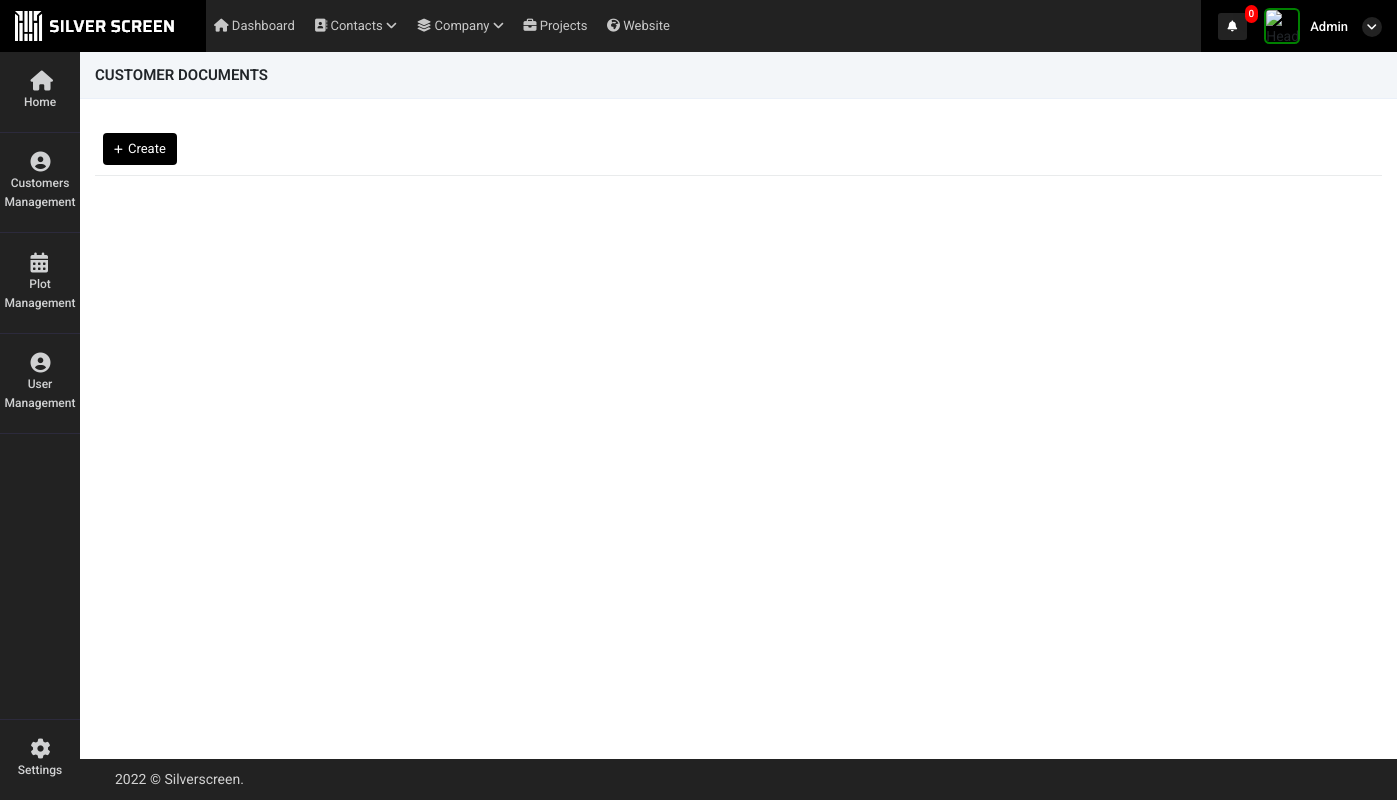
The app's page /view_customer_document?id=23 (signed in), older data.
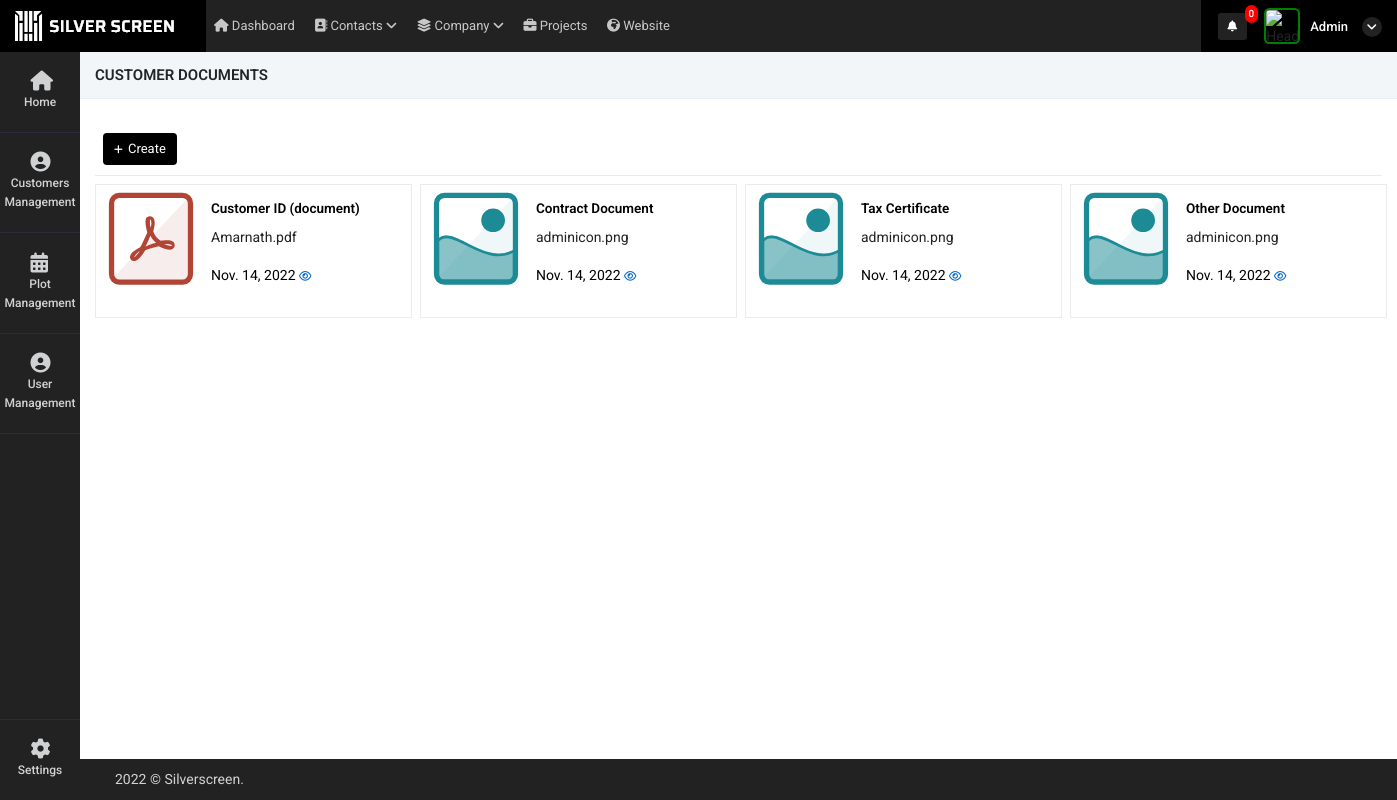
The same page, newer data.
### super_admin/models.py (models this page shows)
class common(models.Model):  # COMM0N
    dt = models.DateField(auto_now=True)
    tm = models.TimeField(auto_now=True)
    updated = models.DateTimeField(default=timezone.now)
    status = models.CharField(max_length=255, null=True)
    class Meta:
        abstract = True

class Customer_details(common):
    name =  models.CharField(max_length=255,null=True)
    phone = models.CharField(max_length=255,null=True)
    customer_id = models.CharField(max_length=255,null=True)
    bank =  models.CharField(max_length=255,null=True)
    created_by = models.ForeignKey(User,on_delete=models.CASCADE,related_name="Customer_details_created_by", null=True)
    customer_type = models.CharField(max_length=255,choices=customer_comapny_type,null=True)
    company_name =  models.CharField(max_length=255,null=True)
    street1 =  models.CharField(max_length=255,null=True)
    street2 =  models.CharField(max_length=255,null=True)
    city =  models.CharField(max_length=255,null=True)
    satte =  models.CharField(max_length=255,null=True)
    zip =  models.CharField(max_length=255,null=True)
    email =  models.CharField(max_length=255,null=True)
    customer_doc_id = models.FileField(upload_to="customer_document",null=True)
    contract_certi = models.FileField(upload_to="customer_document",null=True)
    tax_certificate  = models.FileField(upload_to="customer_document",null=True)
    other_document = models.FileField(upload_to="customer_document",null=True)
    bank_relation_id = models.ForeignKey(Bank_details,on_delete=models.CASCADE,related_name="Customer_details_Bank_details_id", null=True)
    profile_pic = models.FileField(upload_to="customer_document",null=True)
    customer_doc_id_update_dt = models.DateField(null=True)
    contract_certi_update_dt = models.DateField(null=True)
    tax_certificate_update_dt = models.DateField(null=True)
    other_document_update_dt = models.DateField(null=True)
    customer_doc_id_extesion = models.CharField(max_length=255,null=True)
    contract_certi_extesion = models.CharField(max_length=255,null=True)
    tax_certificate_extesion = models.CharField(max_length=255,null=True)
    other_document_extesion = models.CharField(max_length=255,null=True)
    customer_doc_id_name = models.CharField(max_length=255,null=True)
    contract_certi_name = models.CharField(max_length=255,null=True)
    tax_certificate_name = models.CharField(max_length=255,null=True)
    other_document_name = models.CharField(max_length=255,null=True)

### super_admin/views.py (the view)
# urls.py: path('view_customer_document',views.view_customer_document,name='view_customer_document'),
def view_customer_document(request):
    id = request.GET.get("id")
    data =  Customer_details.objects.get(id=id)
    context = {
        'id':id,
        'data':data
    }
    return render(request,'super_admin/view_customer_document.html',context)

### super_admin/templatetags/notification.py (called while the page is built, shortened)
@register.filter(name='get_notifications')
def get_notifications(value,args):
    user_dat = User.objects.get(id=value.id)
    st = user_dat.is_superuser
    data_count = ''
    if st == True:
        data_count = user_request_plot.objects.filter(read_status=0).count()
    return data_count

@register.filter(name='get_loginUsernameImage')
def get_loginUsernameImage(value,args):
    user_dat = User.objects.get(id=value.id)
    st = user_dat.is_superuser
    image_url = ''
    if st == True:
        image_url = 'http://10.10.10.119:8000/static/adminicon.jpg'
    else:
        user_data = user_Details.objects.get(auth_user=value.id)
        if user_data.atatchment == '':
            image_url = 'http://10.10.10.119:8000/static/adminicon.jpg'
        else:
            image_url ='../media/'+str(user_data.atatchment)
    return image_url

@register.filter(name='get_user_type')
def get_user_type(value,args):
    user_dat = User.objects.get(id=value.id)
    st = user_dat.is_superuser
    if st == True:
        return False

### super_admin/templates/super_admin/view_customer_document.html (shortened to what the changed rows need)
{% extends "super_admin/base.html" %}
{% load static %}
{% block content %}
<div class="container-fluid mt-4">
    <div class="tab-content">
        <div class="tab-content contnt" id="demo_result_employee">
        <div class="tab-pane active" id="home1" role="tabpanel">
            <div class="tab-content">
                <div  >
                    <div class='app'>
                        <main class='project'>
                            <div class='project-tasks1 mb-1 append_card_view'>
                            {% if data.customer_doc_id == None %}
                            {% elif data.customer_doc_id == '' %}
                            {% else %}
                                <div class='project-column'>
                                    <a href="" style="text-decoration: none;color: black">
                                    <div class="customer-bx">
                                        {% if data.customer_doc_id_extesion == '.pdf' %}
                                        <div class="cust-img"
                                        style="background-image: url('{% static 'images/pdf.svg' %}');"></div>
                                        {% elif data.customer_doc_id_extesion == '.png' %}
                                        <div class="cust-img"
                                        style="background-image: url('{% static 'images/image.svg' %}');"></div>
                                        {% elif data.customer_doc_id_extesion == '.jpg' %}
                                        <div class="cust-img"
                                        style="background-image: url('{% static 'images/image.svg' %}');"></div>
                                        {% else %}
                                        <div class="cust-img"
                                        style="background-image: url('{% static 'images/image.svg' %}');"></div>
                                        {% endif %}
                                        <div class="customer-content">
                                            <h5>Customer ID (document)</h5>
                                            <p>
                                                {{data.customer_doc_id_name}}
                                            </p>
                                            <p>{{data.customer_doc_id_update_dt}} <a target="_blank" href="../media/{{data.customer_doc_id}}"><i class="fa fa-eye" aria-hidden="true"></i></a></p>
                                        </div>
                                    </div>
                                </a>
                                </div>
                                {% endif %}
                                {% if data.contract_certi == None %}
                                {% elif data.contract_certi == '' %}
                                {% else %}
                                    <div class='project-column'>
                                        <a href="" style="text-decoration: none;color: black">
                                        <div class="customer-bx">
                                            {% if data.contract_certi_extesion == '.pdf' %}
                                            <div class="cust-img"
                                            style="background-image: url('{% static 'images/pdf.svg' %}');"></div>
                                            {% elif data.contract_certi_extesion == '.png' %}
                                            <div class="cust-img"
                                            style="background-image: url('{% static 'images/image.svg' %}');"></div>
                                            {% elif data.contract_certi_extesion == '.jpg' %}
                                            <div class="cust-img"
                                            style="background-image: url('{% static 'images/image.svg' %}');"></div>
                                            {% else %}
                                            <div class="cust-img"
                                            style="background-image: url('{% static 'images/image.svg' %}');"></div>
                                            {% endif %}
                                            <div class="customer-content">
                                                <h5>Contract Document</h5>
                                                <p>
                                                    {{data.contract_certi_name}}
                                                </p>
                                                <p>{{data.contract_certi_update_dt}} <a target="_blank" href="../media/{{data.contract_certi}}"><i class="fa fa-eye" aria-hidden="true"></i></a></p>
                                            </div>
                                        </div>
                                    </a>
                                    </div>
                                    {% endif %}
                                    {% if data.tax_certificate == None %}
                                    {% elif data.tax_certificate == '' %}
                                    {% else %}
                                        <div class='project-column'>
                                            <a href="" style="text-decoration: none;color: black">
                                            <div class="customer-bx">
                                                {% if data.tax_certificate_extesion == '.pdf' %}
                                                <div class="cust-img"
                                                style="background-image: url('{% static 'images/pdf.svg' %}');"></div>
                                                {% elif data.tax_certificate_extesion == '.png' %}
                                                <div class="cust-img"
                                                style="background-image: url('{% static 'images/image.svg' %}');"></div>
                                                {% elif data.tax_certificate_extesion == '.jpg' %}
                                                <div class="cust-img"
                                                style="background-image: url('{% static 'images/image.svg' %}');"></div>
                                                {% else %}
                                                <div class="cust-img"
                                                style="background-image: url('{% static 'images/image.svg' %}');"></div>
                                                {% endif %}
                                                <div class="customer-content">
                                                    <h5>Tax Certificate</h5>
                                                    <p>
                                                        {{data.tax_certificate_name}}
                                                    </p>
                                                    <p>{{data.tax_certificate_update_dt}} <a target="_blank" href="../media/{{data.tax_certificate}}"><i class="fa fa-eye" aria-hidden="true"></i></a></p>
                                                </div>
                                            </div>
                                        </a>
                                        </div>
                                        {% endif %}
                                        {% if data.other_document == None %}
                                    {% elif data.other_document == '' %}
                                    {% else %}
                                        <div class='project-column'>
                                            <a href="" style="text-decoration: none;color: black">
                                            <div class="customer-bx">
                                                {% if data.other_document_extesion == '.pdf' %}
                                                <div class="cust-img"
                                                style="background-image: url('{% static 'images/pdf.svg' %}');"></div>
                                                {% elif data.other_document_extesion == '.png' %}
                                                <div class="cust-img"
                                                style="background-image: url('{% static 'images/image.svg' %}');"></div>
                                                {% elif data.other_document_extesion == '.jpg' %}
                                                <div class="cust-img"
                                                style="background-image: url('{% static 'images/image.svg' %}');"></div>
                                                {% else %}
                                                <div class="cust-img"
                                                style="background-image: url('{% static 'images/image.svg' %}');"></div>
                                                {% endif %}
                                                <div class="customer-content">
                                                    <h5>Other Document</h5>
                                                    <p>
                                                        {{data.other_document_name}}
                                                    </p>
                                                    <p>{{data.other_document_update_dt}} <a target="_blank" href="../media/{{data.other_document}}"><i class="fa fa-eye" aria-hidden="true"></i></a></p>
                                                </div>
                                            </div>
                                        </a>
                                        </div>
                                        {% endif %}
                            </div>
                        </main>
                    </div>
                </div>
            </div>
            <br>
            <br>
        </div>
    </div>
</div>
{% endblock %}

Row changes from the older to the newer data that the page shows:
now on this page (row edited): Customer_details: customer_doc_id_name "Amarnath.pdf", customer_doc_id_update_dt "Nov. 14, 2022", contract_certi_name "adminicon.png", contract_certi_update_dt "Nov. 14, 2022", tax_certificate_name "adminicon.png", tax_certificate_update_dt "Nov. 14, 2022", other_document_name "adminicon.png", other_document_update_dt "Nov. 14, 2022"
Text that changed along with them:
text now shown: "Customer ID (document) Contract Document Tax Certificate Other Document"
